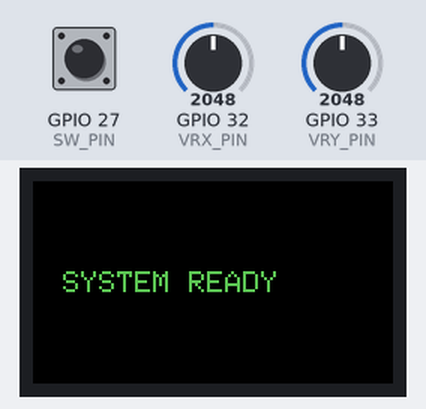
This program was run on a simulated ESP32. On the bench: 240×135 colour display. Inputs (shaded band) come from the test bench; at power-on: GPIO 32 (VRX_PIN) = 2048, GPIO 33 (VRY_PIN) = 2048, GPIO 27 (SW_PIN) HIGH. WiFi joins after 1.5 s; servers stay silent unless stated; what the program prints to the serial monitor is not drawn.

Above: at 1.7 s.
At 5.5 s:
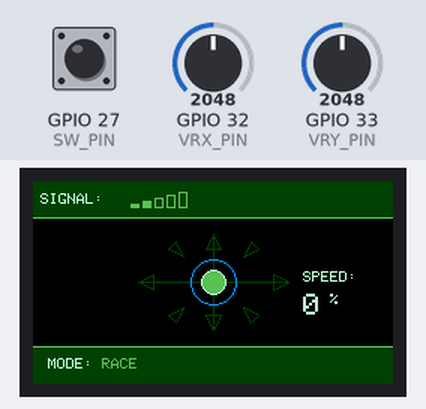
5.6 s: GPIO 32 (VRX_PIN) set to 2417
8.6 s: GPIO 32 (VRX_PIN) set to 2529
At 9.6 s:
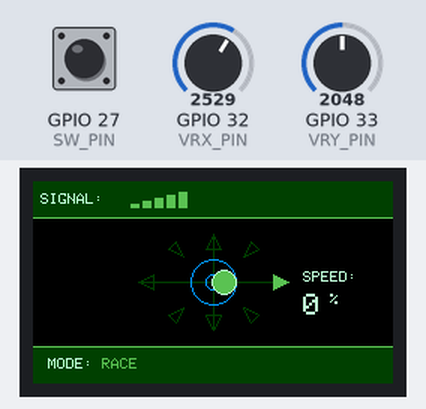
10.1 s: GPIO 33 (VRY_PIN) set to 2423
11.6 s: GPIO 33 (VRY_PIN) set to 2522
At 12.4 s:
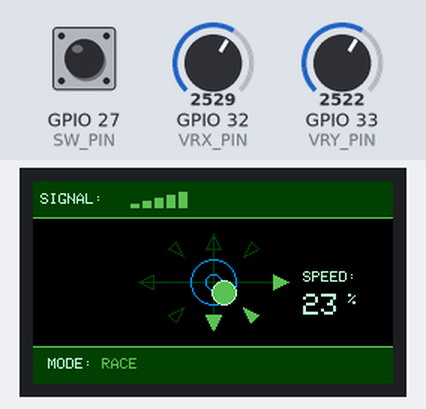
13.3 s: GPIO 32 (VRX_PIN) set to 2866
At 14.6 s:
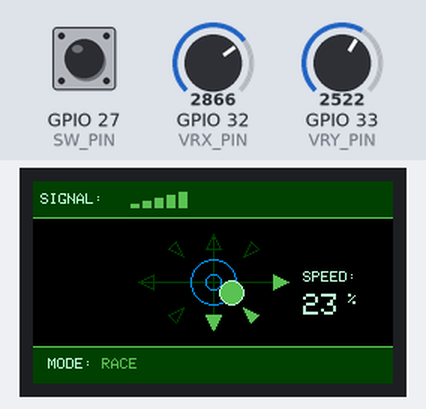
14.9 s: GPIO 33 (VRY_PIN) set to 2866
At 16.2 s:
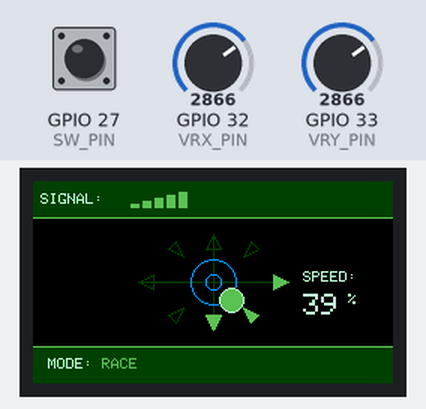
Timing chart, 0 to 17.5 s (numbered marks = the images above; inputs shaded):
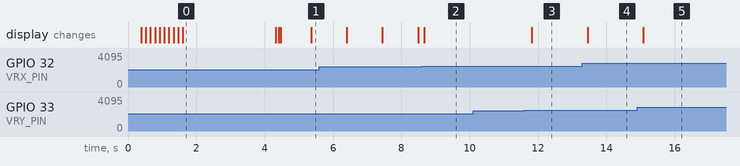

The program:

main.cpp
```cpp
#include <Arduino.h>
#include "joystick.h"
#include "display.h"
#include "coms.h"
#include "config.h"

Joystick joystick;
Display display;
Communication communication;
String mode = DEFAULT_MODE;

void setup() {
    Serial.begin(115200);

    // Initialize display
    display.begin();

    // Initialize joystick
    joystick.begin();

    // Initialize communication
    if (!communication.begin()) {
        Serial.println("Communication initialization failed");
        // Could display error message here
    }

    Serial.println("Controller initialized");
}

void loop() {
    // Read joystick input
    joystick.read();

    // Send data to receiver
    communication.send(joystick.getData());

    // Update display
    display.update(
            joystick.getData(),
            communication.getSignalStrength(),
            joystick.getSpeed(),
            mode
    );
}
```

coms.h
```cpp
#pragma once

#include <esp_now.h>
#include <WiFi.h>
#include "types.h"
#include "config.h"

class Communication {
public:
    Communication();

    bool begin();

    bool send(const struct_message &data);

    int getSignalStrength() const;

    bool isConnected() const;

private:
    esp_now_peer_info_t peerInfo;
    bool connected;
    int signalStrength;
    unsigned long lastSignalUpdate;
    unsigned long lastSendTime;

    static void onSendCallback(const uint8_t *mac_addr, esp_now_send_status_t status);

    static Communication *instance;
};
```

display.h
```cpp
#pragma once

#include <TFT_eSPI.h>
#include "config.h"
#include "types.h"

class Display {
public:
    Display();

    void begin();

    void drawBootScreen();

    void update(const struct_message &joystickData, int signalStrength, int speed, const String &mode);

private:
    TFT_eSPI tft;
    TFT_eSprite headerSprite;
    TFT_eSprite joystickSprite;
    TFT_eSprite footerSprite;
    unsigned long lastUpdateTime;

    void drawHeader(int signalStrength);

    void drawJoystickVisual(const struct_message &joystickData, int speed);

    void drawFooter(const String &mode);
};
```

example.secrets.h
```cpp
#pragma once

#include <cstdint>

// Convert MAC format XX:XX:XX:XX:XX:XX to hex array
// Example: if MAC is 3C:61:05:12:34:56
// then use: {0x3C, 0x61, 0x05, 0x12, 0x34, 0x56}

const uint8_t RECEIVER_MAC_ADDRESS[] = {0x3C, 0x61, 0x05, 0x12, 0x34, 0x56};
```

joystick.h
```cpp
#pragma once

#include "config.h"
#include "types.h"

class Joystick {
public:
    Joystick();

    void begin();

    void calibrate();

    void read();

    struct_message getData() const;

    int getSpeed() const;

private:
    struct_message data;
    int xCenter;
    int yCenter;
    int xMin;
    int xMax;
    int yMin;
    int yMax;
    int speed;

    int applyDeadzone(int value, int deadzone);

    int mapJoystickToRange(int value, int valueMin, int valueMax, int valueCenter, int outMin, int outMax);
};
```

types.h
```cpp
#pragma once

// Data structure for joystick values
typedef struct struct_message {
    int x;
    int y;
    bool button;
} struct_message;
```

coms.cpp
```cpp
#include "coms.h"
#include "secrets.h" // Contains RECEIVER_MAC_ADDRESS

Communication *Communication::instance = nullptr;

Communication::Communication() :
        connected(false),
        signalStrength(0),
        lastSignalUpdate(0),
        lastSendTime(0) {
    instance = this;
}

bool Communication::begin() {
    // Initialize WiFi
    WiFi.mode(WIFI_STA);

    // Initialize ESP-NOW
    if (esp_now_init() != ESP_OK) {
        Serial.println("ESP-NOW init failed");
        return false;
    }

    esp_now_register_send_cb(onSendCallback);

    // Register peer
    memcpy(peerInfo.peer_addr, RECEIVER_MAC_ADDRESS, 6);
    peerInfo.channel = 0;
    peerInfo.encrypt = false;

    if (esp_now_add_peer(&peerInfo) != ESP_OK) {
        Serial.println("Failed to add peer");
        return false;
    }

    Serial.println("ESP-NOW communication initialized");
    return true;
}

void Communication::onSendCallback(const uint8_t *mac_addr, esp_now_send_status_t status) {
    if (instance) {
        instance->connected = (status == ESP_NOW_SEND_SUCCESS);

        // Update signal strength based on success/failure
        if (millis() - instance->lastSignalUpdate > SIGNAL_UPDATE_INTERVAL) {
            if (instance->connected) {
                if (instance->signalStrength < MAX_SIGNAL_STRENGTH)
                    instance->signalStrength++;
            } else {
                if (instance->signalStrength > 0)
                    instance->signalStrength--;
            }
            instance->lastSignalUpdate = millis();
        }
    }
}

bool Communication::send(const struct_message &data) {
    if (millis() - lastSendTime < SEND_INTERVAL) {
        return true; // Not time to send yet
    }

    bool result = (esp_now_send(peerInfo.peer_addr, (uint8_t *) &data, sizeof(data)) == ESP_OK);
    if (!result) {
        Serial.println("Send Failed");
    }
    lastSendTime = millis();
    return result;
}

int Communication::getSignalStrength() const {
    return signalStrength;
}

bool Communication::isConnected() const {
    return connected;
}
```

display.cpp
```cpp
#include "display.h"

Display::Display() :
    tft(),
    headerSprite(&tft),
    joystickSprite(&tft),
    footerSprite(&tft),
    lastUpdateTime(0)
{
    // Constructor body - no need to assign sprites here anymore
}


void Display::begin() {
    // Initialize TFT
    tft.init();
    tft.setRotation(1); // Landscape
    tft.fillScreen(TFT_BLACK);

    // Create sprites
    headerSprite.createSprite(DISPLAY_WIDTH, HEADER_HEIGHT);
    joystickSprite.createSprite(DISPLAY_WIDTH, JOYSTICK_AREA_HEIGHT);
    footerSprite.createSprite(DISPLAY_WIDTH, FOOTER_HEIGHT);

    // Draw initial screen
    drawBootScreen();
    delay(2000);
}

void Display::drawBootScreen() {
    tft.fillScreen(TFT_BLACK);
    tft.setTextColor(COLOR_GREEN);

    for (int i = 0; i < 10; i++) {
        tft.fillScreen(TFT_BLACK);
        tft.setCursor(10, 30);
        tft.setTextSize(1);
        tft.println("NAZGHUL INDUSTRIES.");
        tft.setCursor(10, 50);
        tft.println("REMOTE CONTROL SYSTEM");
        tft.setCursor(10, 70);
        tft.println("INITIALIZING...");
        tft.setCursor(10, 90);
        tft.print("PROGRESS: [");
        for (int j = 0; j < i; j++) {
            tft.print("=");
        }
        for (int j = i; j < 10; j++) {
            tft.print(" ");
        }
        tft.println("]");
        delay(100);
    }

    tft.fillScreen(TFT_BLACK);
    tft.setCursor(20, 60);
    tft.setTextSize(2);
    tft.println("SYSTEM READY");
    delay(500);
}

void Display::update(const struct_message &joystickData, int signalStrength, int speed, const String &mode) {
    if (millis() - lastUpdateTime > DISPLAY_UPDATE_INTERVAL) {
        drawHeader(signalStrength);
        drawJoystickVisual(joystickData, speed);
        drawFooter(mode);
        lastUpdateTime = millis();
    }
}

void Display::drawHeader(int signalStrength) {
    headerSprite.fillSprite(COLOR_DARK);
    headerSprite.setTextColor(COLOR_TEXT);

    // Draw signal strength
    headerSprite.setCursor(5, 8);
    headerSprite.setTextSize(1);
    headerSprite.print("SIGNAL:");

    for (int i = 0; i < MAX_SIGNAL_STRENGTH; i++) {
        if (i < signalStrength) {
            headerSprite.fillRect(SIGNAL_BAR_X_START + (i * SIGNAL_BAR_SPACING),
                                  15 - (i * 2),
                                  SIGNAL_BAR_WIDTH,
                                  3 + (i * 2),
                                  COLOR_GREEN);
        } else {
            headerSprite.drawRect(SIGNAL_BAR_X_START + (i * SIGNAL_BAR_SPACING),
                                  15 - (i * 2),
                                  SIGNAL_BAR_WIDTH,
                                  3 + (i * 2),
                                  COLOR_GREEN);
        }
    }

    // Draw separator line
    headerSprite.drawLine(0, HEADER_HEIGHT - 1, DISPLAY_WIDTH, HEADER_HEIGHT - 1, COLOR_GREEN);

    // Push to screen
    headerSprite.pushSprite(0, 0);
}

void Display::drawJoystickVisual(const struct_message &joystickData, int speed) {
    joystickSprite.fillSprite(TFT_BLACK);

    // Calculate joystick position
    int joyX = JOYSTICK_CENTER_X + (joystickData.x / JOYSTICK_SCALE);
    int joyY = JOYSTICK_CENTER_Y - (joystickData.y / JOYSTICK_SCALE);

    // Draw crosshair background
    joystickSprite.drawLine(JOYSTICK_CENTER_X, 10, JOYSTICK_CENTER_X, 74, COLOR_DARK);
    joystickSprite.drawLine(70, JOYSTICK_CENTER_Y, 170, JOYSTICK_CENTER_Y, COLOR_DARK);

    // Draw direction indicators based on joystick position
    // Forward
    if (joystickData.y > JOYSTICK_DEADZONE) {
        joystickSprite.fillTriangle(120, 10, 115, 20, 125, 20, COLOR_GREEN);
    } else {
        joystickSprite.drawTriangle(120, 10, 115, 20, 125, 20, COLOR_DARK);
    }

    // Backward
    if (joystickData.y < -JOYSTICK_DEADZONE) {
        joystickSprite.fillTriangle(120, 74, 115, 64, 125, 64, COLOR_GREEN);
    } else {
        joystickSprite.drawTriangle(120, 74, 115, 64, 125, 64, COLOR_DARK);
    }

    // Left
    if (joystickData.x < -JOYSTICK_DEADZONE) {
        joystickSprite.fillTriangle(70, 42, 80, 37, 80, 47, COLOR_GREEN);
    } else {
        joystickSprite.drawTriangle(70, 42, 80, 37, 80, 47, COLOR_DARK);
    }

    // Right
    if (joystickData.x > JOYSTICK_DEADZONE) {
        joystickSprite.fillTriangle(170, 42, 160, 37, 160, 47, COLOR_GREEN);
    } else {
        joystickSprite.drawTriangle(170, 42, 160, 37, 160, 47, COLOR_DARK);
    }

    // Draw diagonal indicators
    // Forward-Left
    if (joystickData.x < -JOYSTICK_DEADZONE && joystickData.y > JOYSTICK_DEADZONE) {
        joystickSprite.fillTriangle(90, 20, 95, 15, 100, 25, COLOR_GREEN);
    } else {
        joystickSprite.drawTriangle(90, 20, 95, 15, 100, 25, COLOR_DARK);
    }

    // Forward-Right
    if (joystickData.x > JOYSTICK_DEADZONE && joystickData.y > JOYSTICK_DEADZONE) {
        joystickSprite.fillTriangle(150, 20, 145, 15, 140, 25, COLOR_GREEN);
    } else {
        joystickSprite.drawTriangle(150, 20, 145, 15, 140, 25, COLOR_DARK);
    }

    // Backward-Left
    if (joystickData.x < -JOYSTICK_DEADZONE && joystickData.y < -JOYSTICK_DEADZONE) {
        joystickSprite.fillTriangle(90, 64, 95, 69, 100, 59, COLOR_GREEN);
    } else {
        joystickSprite.drawTriangle(90, 64, 95, 69, 100, 59, COLOR_DARK);
    }

    // Backward-Right
    if (joystickData.x > JOYSTICK_DEADZONE && joystickData.y < -JOYSTICK_DEADZONE) {
        joystickSprite.fillTriangle(150, 64, 145, 69, 140, 59, COLOR_GREEN);
    } else {
        joystickSprite.drawTriangle(150, 64, 145, 69, 140, 59, COLOR_DARK);
    }

    // Draw center point
    joystickSprite.drawCircle(JOYSTICK_CENTER_X, JOYSTICK_CENTER_Y, JOYSTICK_CIRCLE_RADIUS, COLOR_BLUE);
    joystickSprite.drawCircle(JOYSTICK_CENTER_X, JOYSTICK_CENTER_Y, JOYSTICK_DOT_RADIUS, COLOR_BLUE);

    // Draw joystick position
    joystickSprite.fillCircle(joyX, joyY, JOYSTICK_POINTER_SIZE, COLOR_GREEN);
    joystickSprite.drawCircle(joyX, joyY, JOYSTICK_POINTER_SIZE, COLOR_TEXT);

    // Draw speed indicator
    joystickSprite.setTextColor(COLOR_TEXT);
    joystickSprite.setCursor(180, 35);
    joystickSprite.setTextSize(1);
    joystickSprite.print("SPEED:");
    joystickSprite.setCursor(180, 50);
    joystickSprite.setTextSize(2);
    joystickSprite.print(speed);
    joystickSprite.setTextSize(1);
    joystickSprite.print(" %");

    // Push to screen
    joystickSprite.pushSprite(0, HEADER_HEIGHT);
}

void Display::drawFooter(const String &mode) {
    footerSprite.fillSprite(COLOR_DARK);
    footerSprite.setTextColor(COLOR_TEXT);

    // Draw separator line
    footerSprite.drawLine(0, 0, DISPLAY_WIDTH, 0, COLOR_GREEN);

    // Draw mode
    footerSprite.setCursor(10, 8);
    footerSprite.setTextSize(1);
    footerSprite.print("MODE: ");
    footerSprite.setTextColor(COLOR_GREEN);
    footerSprite.print(mode);

    // Push to screen
    footerSprite.pushSprite(0, HEADER_HEIGHT + JOYSTICK_AREA_HEIGHT);
}
```

joystick.cpp
```cpp
#include "joystick.h"

Joystick::Joystick() :
        xCenter(JOYSTICK_RAW_MAX / 2),
        yCenter(JOYSTICK_RAW_MAX / 2),
        xMin(JOYSTICK_RAW_MIN),
        xMax(JOYSTICK_RAW_MAX),
        yMin(JOYSTICK_RAW_MIN),
        yMax(JOYSTICK_RAW_MAX),
        speed(0) {
    data.x = 0;
    data.y = 0;
    data.button = false;
}

void Joystick::begin() {
    pinMode(SW_PIN, INPUT_PULLUP);
    calibrate();
}

void Joystick::calibrate() {
    Serial.println("Starting joystick calibration...");
    int sum_x = 0;
    int sum_y = 0;
    for (int i = 0; i < NUM_CALIBRATIONS; ++i) {
        sum_x += analogRead(VRX_PIN);
        sum_y += analogRead(VRY_PIN);
        delay(10);
    }
    xCenter = sum_x / NUM_CALIBRATIONS;
    yCenter = sum_y / NUM_CALIBRATIONS;

    Serial.println("Calibration complete.");
    Serial.print("xCenter: ");
    Serial.println(xCenter);
    Serial.print("yCenter: ");
    Serial.println(yCenter);
}

int Joystick::applyDeadzone(int value, int deadzone) {
    return abs(value) < deadzone ? 0 : value;
}

int Joystick::mapJoystickToRange(int value, int valueMin, int valueMax, int valueCenter, int outMin, int outMax) {
    if (value < valueCenter) {
        return map(value, valueMin, valueCenter, outMin, 0);
    } else {
        return map(value, valueCenter, valueMax, 0, outMax);
    }
}

void Joystick::read() {
    int rawX = analogRead(VRX_PIN);
    int rawY = analogRead(VRY_PIN);

    int mappedX = mapJoystickToRange(rawX, xMin, xMax, xCenter, JOYSTICK_MIN_RANGE, JOYSTICK_MAX_RANGE);
    int mappedY = -mapJoystickToRange(rawY, yMin, yMax, yCenter, JOYSTICK_MIN_RANGE, JOYSTICK_MAX_RANGE);

    data.x = applyDeadzone(mappedX, JOYSTICK_DEADZONE);
    data.y = applyDeadzone(mappedY, JOYSTICK_DEADZONE);
    data.button = !digitalRead(SW_PIN);

    // Calculate simulated speed based on joystick Y position
    speed = map(abs(data.y), 0, JOYSTICK_MAX_RANGE, 0, 100);
}

struct_message Joystick::getData() const {
    return data;
}

int Joystick::getSpeed() const {
    return speed;
}
```

config.h
```cpp
#pragma once
#include <Arduino.h>

// Pin definitions
#define VRX_PIN             32
#define VRY_PIN             33
#define SW_PIN              27

// Joystick configuration
#define JOYSTICK_DEADZONE   50
#define NUM_CALIBRATIONS    20
#define JOYSTICK_MIN_RANGE  (-255)
#define JOYSTICK_MAX_RANGE  255
#define JOYSTICK_RAW_MIN    0
#define JOYSTICK_RAW_MAX    4095

// Display update intervals (ms)
#define DISPLAY_UPDATE_INTERVAL  50
#define SIGNAL_UPDATE_INTERVAL   1000
#define SEND_INTERVAL            20

// Color theme
#define COLOR_GREEN         0x5E0A
#define COLOR_BLUE          0x04DF
#define COLOR_DARK          0x0200
#define COLOR_TEXT          0xBFFA
#define COLOR_CRITICAL      0xF800

// Display dimensions
#define DISPLAY_WIDTH       240
#define DISPLAY_HEIGHT      135
#define HEADER_HEIGHT       25
#define JOYSTICK_AREA_HEIGHT 85
#define FOOTER_HEIGHT       25

// Joystick visualization
#define JOYSTICK_CENTER_X   120
#define JOYSTICK_CENTER_Y   42
#define JOYSTICK_SCALE      8
#define JOYSTICK_CIRCLE_RADIUS 15
#define JOYSTICK_DOT_RADIUS 5
#define JOYSTICK_POINTER_SIZE 8

// Signal strength
#define MAX_SIGNAL_STRENGTH 5
#define SIGNAL_BAR_WIDTH    6
#define SIGNAL_BAR_SPACING  8
#define SIGNAL_BAR_X_START  65

// Default mode
#define DEFAULT_MODE        "RACE"
```

Measured:
- the behaviour switches between 2457 and 2458 on GPIO 32 (VRX_PIN) (found by bisection; images 1 and 2)
- the behaviour switches between 2449 and 2450 on GPIO 33 (VRY_PIN) (found by bisection; images 2 and 3)
- after the input at 8.6 s, the display: changes after 0.07 s (image 2)
- after the input at 10.1 s, every drawn part: stays the same
- after the input at 11.6 s, the display: changes after 0.22 s (image 3)
- after the input at 13.3 s, the display: changes after 0.15 s (image 4)
- after the input at 14.9 s, the display: changes after 0.19 s (image 5)
- what the display in image 0 shows lasts 2.7 s, from 1.6 s to 4.3 s
